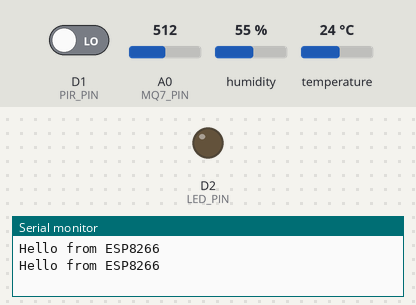
Simulated run of this sketch. Board: ESP8266 (NodeMCU). On the bench: output pins drawn as LEDs (lit = HIGH), the last lines printed to the serial monitor. The inputs (shaded band) are chosen by the test bench; at power-on: A0 (MQ7_PIN) = 512, D1 (PIR_PIN) LOW, humidity 55 %, temperature 24 °C. WiFi joins after 1.5 s; servers stay silent unless stated.

Above: at 3.0 s.
3.1 s: A0 (MQ7_PIN) set to 483
At 6.1 s:
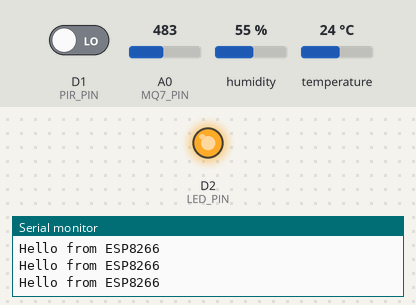
10.4 s: A0 (MQ7_PIN) set to 510
At 12.3 s:
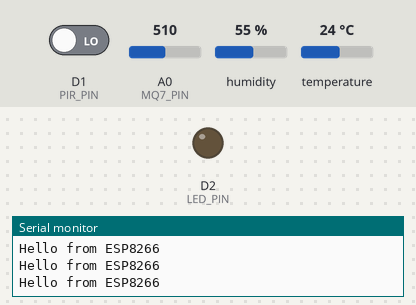
13.4 s: A0 (MQ7_PIN) set to 490
At 15.3 s:
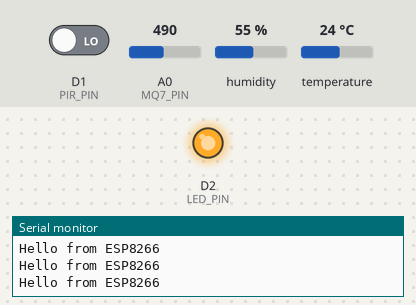
Timing chart, 0 to 16.8 s (numbered marks = the images above; inputs shaded):
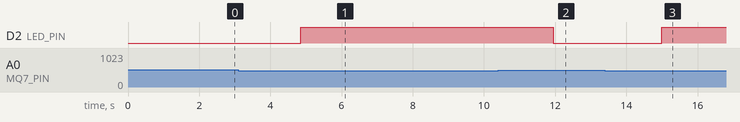

The sketch:

Smart_Home.ino
```cpp
#define BLYNK_PRINT Serial

#define BLYNK_TEMPLATE_ID "TMPL6bWoft7-b"
#define BLYNK_TEMPLATE_NAME "Smart Home"

#include <ESP8266WiFi.h>
#include <BlynkSimpleEsp8266.h>
#include <DHT.h>

// Add Blynk authentication token here
char auth[] = "";

// Wi-Fi credentials here
char ssid[] = "";
char pass[] = "";

String inputString = "";
bool stringComplete = false;
int mq7Value = 0;


#define DHTPIN 2
#define DHTTYPE DHT11


#define PIR_PIN 5


#define MQ7_PIN A0

int threshold = 300;

#define LED_PIN D2
#define LDR_PIN A0
#define GAS_SENSOR_PIN A0

DHT dht(DHTPIN, DHTTYPE);


float temperature;
float humidity;

bool motionDetected = false;

int ldrValue;
int pirState;
int gasLevel;

void setup() {

  Serial.begin(9600);


  Blynk.begin(auth, ssid, pass);

  dht.begin();
  inputString.reserve(200);

  pinMode(PIR_PIN, INPUT);


  pinMode(LED_PIN, OUTPUT);
  pinMode(PIR_PIN, INPUT);

}


void loop() {

  Blynk.run();

  Serial.println("Hello from ESP8266");


  temperature = dht.readTemperature();
  humidity = dht.readHumidity();

  temperature += 3;

  ldrValue = analogRead(LDR_PIN);

  pirState = digitalRead(PIR_PIN);

  gasLevel = analogRead(GAS_SENSOR_PIN);

  // Send sensor data to Blynk app
  Blynk.virtualWrite(V5, temperature);
  Blynk.virtualWrite(V6, humidity);
  Blynk.virtualWrite(V7, ldrValue);
  Blynk.virtualWrite(V8, pirState);
  Blynk.virtualWrite(V9, gasLevel);


    if (digitalRead(PIR_PIN) == HIGH && !motionDetected) {
    motionDetected = true;
    Serial.println("Motion detected!");
    Blynk.logEvent("motion_detected");  // Log event to Blynk app
  } else if (digitalRead(PIR_PIN) == LOW && motionDetected) {
    motionDetected = false;
    Serial.println("Motion ended.");
  }

int mq7Value = analogRead(MQ7_PIN);


  Blynk.virtualWrite(V1, mq7Value);
  // Serial.println(mq7Value);

  if (mq7Value > threshold) {
    Blynk.logEvent("smoke_detected");
  }

while (Serial.available()) {
    char inChar = (char)Serial.read();
    inputString += inChar;
    if (inChar == '\n') {
      stringComplete = true;
    }
  }


  if (stringComplete) {
    mq7Value = inputString.toInt();
    Serial.println("Received MQ-7 Value: " + String(mq7Value));

    Blynk.virtualWrite(V1, mq7Value);

    inputString = "";
    stringComplete = false;
  }

  delay(1000);

  if (ldrValue < 500) {
    digitalWrite(LED_PIN, HIGH);
  } else {
    digitalWrite(LED_PIN, LOW);
  }

}
```

Measured:
- the behaviour switches between 500 and 499 on A0 (MQ7_PIN) (found by bisection; images 0 and 1)
- after the input at 3.1 s, D2 (LED_PIN): LOW → HIGH after 1.8 s
- after the input at 10.4 s, D2 (LED_PIN): HIGH → LOW after 1.5 s
- after the input at 13.4 s, D2 (LED_PIN): LOW → HIGH after 1.6 s
